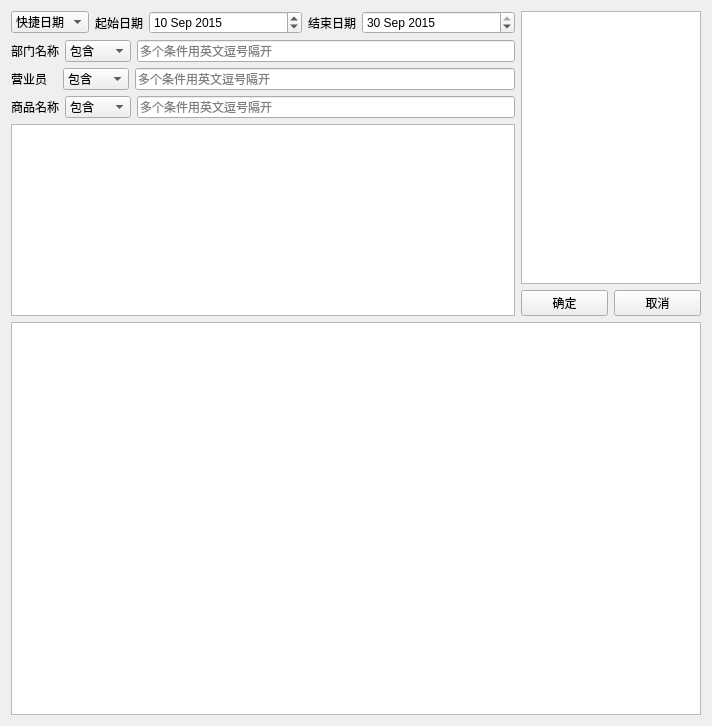
<?xml version="1.0" encoding="UTF-8"?>
<ui version="4.0">
 <class>widget</class>
 <widget class="QWidget" name="widget">
  <property name="geometry">
   <rect>
    <x>0</x>
    <y>0</y>
    <width>712</width>
    <height>726</height>
   </rect>
  </property>
  <property name="windowTitle">
   <string>数据筛选</string>
  </property>
  <layout class="QVBoxLayout" name="verticalLayout_3">
   <item>
    <layout class="QHBoxLayout" name="horizontalLayout_6">
     <item>
      <layout class="QVBoxLayout" name="verticalLayout">
       <item>
        <layout class="QHBoxLayout" name="horizontalLayout">
         <item>
          <widget class="QComboBox" name="quick_date_comboBox">
           <property name="sizePolicy">
            <sizepolicy hsizetype="Fixed" vsizetype="Fixed">
             <horstretch>0</horstretch>
             <verstretch>0</verstretch>
            </sizepolicy>
           </property>
           <property name="minimumSize">
            <size>
             <width>75</width>
             <height>0</height>
            </size>
           </property>
           <item>
            <property name="text">
             <string>快捷日期</string>
            </property>
           </item>
           <item>
            <property name="text">
             <string>今天</string>
            </property>
           </item>
           <item>
            <property name="text">
             <string>昨天</string>
            </property>
           </item>
           <item>
            <property name="text">
             <string>上周</string>
            </property>
           </item>
           <item>
            <property name="text">
             <string>上月</string>
            </property>
           </item>
           <item>
            <property name="text">
             <string>上季度</string>
            </property>
           </item>
           <item>
            <property name="text">
             <string>上年</string>
            </property>
           </item>
           <item>
            <property name="text">
             <string>本周</string>
            </property>
           </item>
           <item>
            <property name="text">
             <string>本月</string>
            </property>
           </item>
           <item>
            <property name="text">
             <string>本季度</string>
            </property>
           </item>
           <item>
            <property name="text">
             <string>本年</string>
            </property>
           </item>
          </widget>
         </item>
         <item>
          <widget class="QLabel" name="label_2">
           <property name="text">
            <string>起始日期</string>
           </property>
          </widget>
         </item>
         <item>
          <widget class="QDateEdit" name="start_dateEdit">
           <property name="sizePolicy">
            <sizepolicy hsizetype="Expanding" vsizetype="Fixed">
             <horstretch>0</horstretch>
             <verstretch>0</verstretch>
            </sizepolicy>
           </property>
           <property name="dateTime">
            <datetime>
             <hour>8</hour>
             <minute>0</minute>
             <second>0</second>
             <year>2015</year>
             <month>9</month>
             <day>10</day>
            </datetime>
           </property>
           <property name="date">
            <date>
             <year>2015</year>
             <month>9</month>
             <day>10</day>
            </date>
           </property>
          </widget>
         </item>
         <item>
          <widget class="QLabel" name="label_4">
           <property name="text">
            <string>结束日期</string>
           </property>
          </widget>
         </item>
         <item>
          <widget class="QDateEdit" name="end_dateEdit">
           <property name="sizePolicy">
            <sizepolicy hsizetype="Expanding" vsizetype="Fixed">
             <horstretch>0</horstretch>
             <verstretch>0</verstretch>
            </sizepolicy>
           </property>
           <property name="dateTime">
            <datetime>
             <hour>8</hour>
             <minute>0</minute>
             <second>0</second>
             <year>2015</year>
             <month>9</month>
             <day>30</day>
            </datetime>
           </property>
           <property name="date">
            <date>
             <year>2015</year>
             <month>9</month>
             <day>30</day>
            </date>
           </property>
          </widget>
         </item>
        </layout>
       </item>
       <item>
        <layout class="QHBoxLayout" name="horizontalLayout_2">
         <item>
          <widget class="QLabel" name="label">
           <property name="text">
            <string>部门名称</string>
           </property>
          </widget>
         </item>
         <item>
          <widget class="QComboBox" name="dept_comparison_comboBox">
           <item>
            <property name="text">
             <string>包含</string>
            </property>
           </item>
           <item>
            <property name="text">
             <string>左等于</string>
            </property>
           </item>
           <item>
            <property name="text">
             <string>右等于</string>
            </property>
           </item>
           <item>
            <property name="text">
             <string/>
            </property>
           </item>
          </widget>
         </item>
         <item>
          <widget class="QLineEdit" name="dept_lineEdit">
           <property name="placeholderText">
            <string>多个条件用英文逗号隔开</string>
           </property>
          </widget>
         </item>
        </layout>
       </item>
       <item>
        <layout class="QHBoxLayout" name="horizontalLayout_3">
         <item>
          <widget class="QLabel" name="label_3">
           <property name="text">
            <string>营业员   </string>
           </property>
          </widget>
         </item>
         <item>
          <widget class="QComboBox" name="employee_comparsion_comboBox">
           <item>
            <property name="text">
             <string>包含</string>
            </property>
           </item>
           <item>
            <property name="text">
             <string>左等于</string>
            </property>
           </item>
           <item>
            <property name="text">
             <string>右等于</string>
            </property>
           </item>
          </widget>
         </item>
         <item>
          <widget class="QLineEdit" name="employee_lineEdit">
           <property name="placeholderText">
            <string>多个条件用英文逗号隔开</string>
           </property>
          </widget>
         </item>
        </layout>
       </item>
       <item>
        <layout class="QHBoxLayout" name="horizontalLayout_4">
         <item>
          <widget class="QLabel" name="label_5">
           <property name="text">
            <string>商品名称</string>
           </property>
          </widget>
         </item>
         <item>
          <widget class="QComboBox" name="goods_comparison_comboBox">
           <item>
            <property name="text">
             <string>包含</string>
            </property>
           </item>
           <item>
            <property name="text">
             <string>左等于</string>
            </property>
           </item>
           <item>
            <property name="text">
             <string>右等于</string>
            </property>
           </item>
           <item>
            <property name="text">
             <string/>
            </property>
           </item>
          </widget>
         </item>
         <item>
          <widget class="QLineEdit" name="goods_lineEdit">
           <property name="placeholderText">
            <string>多个条件用英文逗号隔开</string>
           </property>
          </widget>
         </item>
        </layout>
       </item>
       <item>
        <widget class="QTextEdit" name="filtered_conditions_textEdit">
         <property name="sizePolicy">
          <sizepolicy hsizetype="Expanding" vsizetype="Preferred">
           <horstretch>0</horstretch>
           <verstretch>0</verstretch>
          </sizepolicy>
         </property>
         <property name="readOnly">
          <bool>true</bool>
         </property>
        </widget>
       </item>
      </layout>
     </item>
     <item>
      <layout class="QVBoxLayout" name="verticalLayout_2">
       <item>
        <widget class="QListView" name="filtered_data_listView">
         <property name="sizePolicy">
          <sizepolicy hsizetype="Preferred" vsizetype="Expanding">
           <horstretch>0</horstretch>
           <verstretch>0</verstretch>
          </sizepolicy>
         </property>
         <property name="maximumSize">
          <size>
           <width>180</width>
           <height>16777215</height>
          </size>
         </property>
        </widget>
       </item>
       <item>
        <layout class="QHBoxLayout" name="horizontalLayout_7">
         <item>
          <widget class="QPushButton" name="filter_ok_btn">
           <property name="text">
            <string>确定</string>
           </property>
          </widget>
         </item>
         <item>
          <widget class="QPushButton" name="filter_cancel_btn">
           <property name="text">
            <string>取消</string>
           </property>
          </widget>
         </item>
        </layout>
       </item>
      </layout>
     </item>
    </layout>
   </item>
   <item>
    <layout class="QHBoxLayout" name="horizontalLayout_5"/>
   </item>
   <item>
    <widget class="QTableView" name="database_tableView">
     <property name="sizePolicy">
      <sizepolicy hsizetype="Expanding" vsizetype="Expanding">
       <horstretch>1</horstretch>
       <verstretch>1</verstretch>
      </sizepolicy>
     </property>
    </widget>
   </item>
  </layout>
 </widget>
 <resources/>
 <connections/>
</ui>
